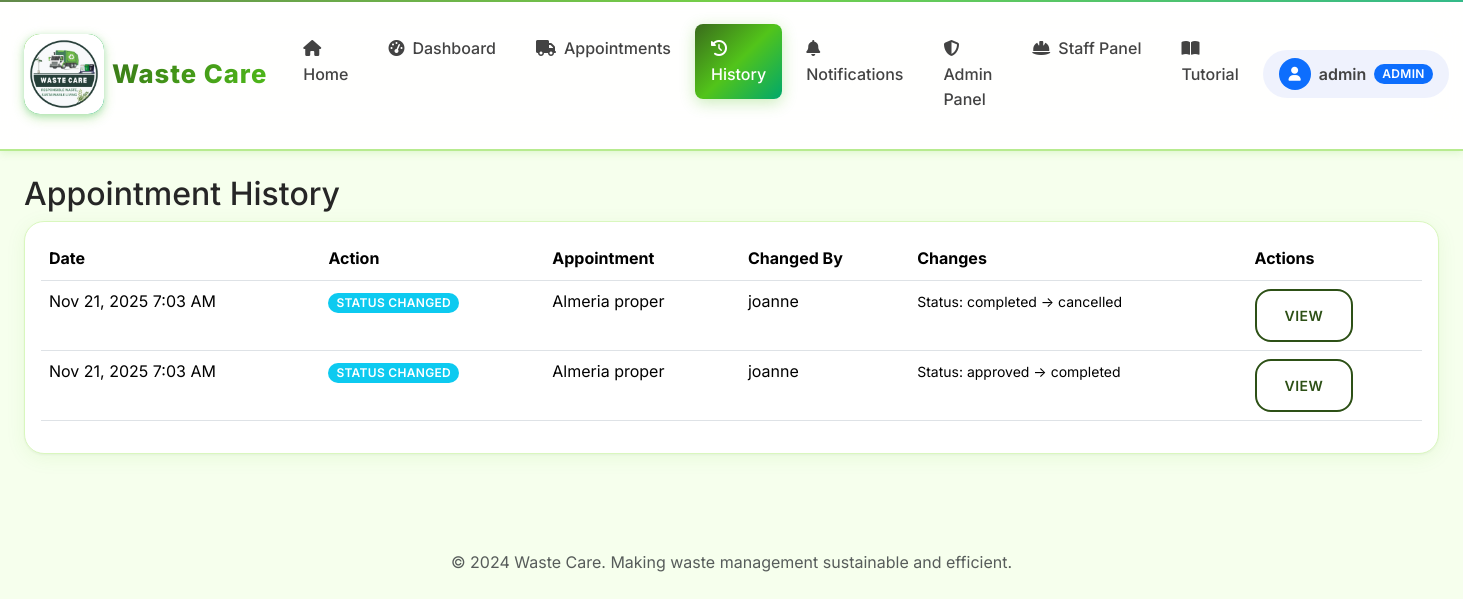
/history/ (signed in), run on an earlier commit of the app's database.
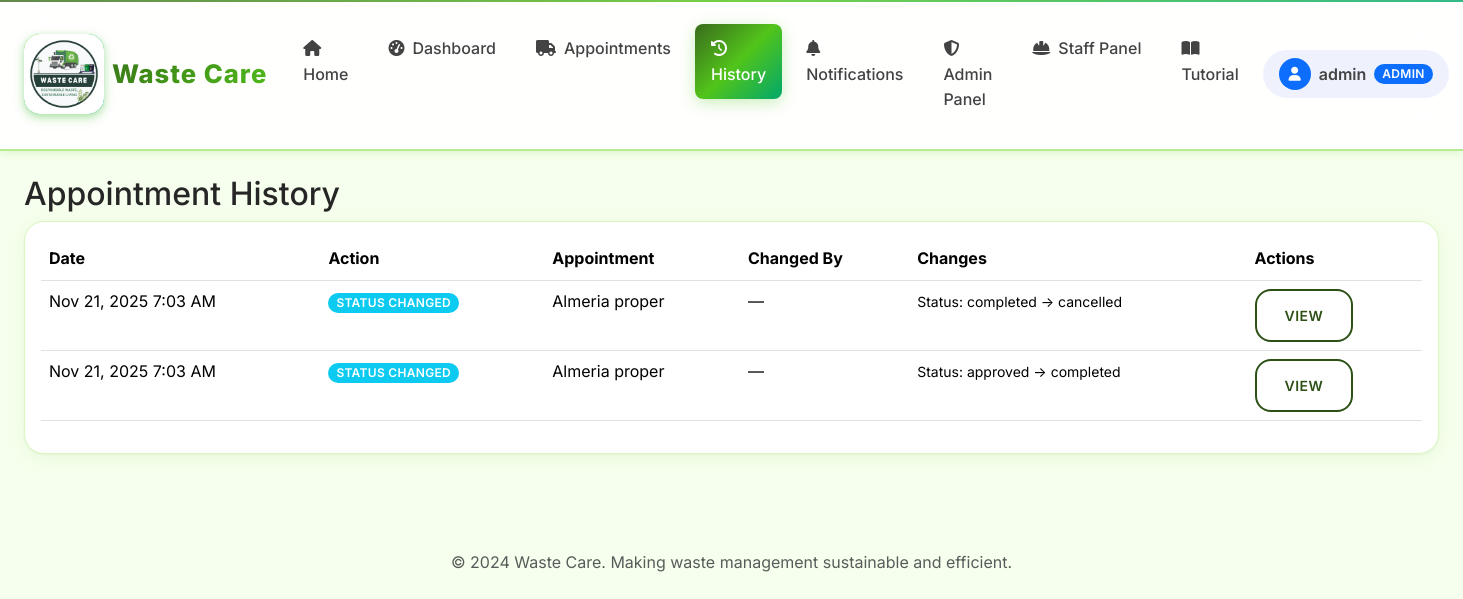
And on a later commit of the database.
### core/models.py (models this page shows, shortened)
class AppointmentHistory(models.Model):
    appointment = models.ForeignKey(Appointment, on_delete=models.CASCADE, related_name="history_logs")
    changed_by = models.ForeignKey(User, on_delete=models.SET_NULL, null=True)
    action = models.CharField(max_length=50)
    changes = models.TextField()
    timestamp = models.DateTimeField(auto_now_add=True)
    class Meta:
        ordering = ['-timestamp']

class User(AbstractUser):
    ROLE_CHOICES = [
        ("residents", "Residents"),
        ("staff", "Staff"),
        ("admin", "Admin"),
    ]
    role = models.CharField(max_length=20, choices=ROLE_CHOICES, default="residents")

class Appointment(models.Model):
    STATUS_CHOICES = [
        ("pending", "Pending"),
        ("approved", "Approved"),
        ("in_progress", "In Progress"),
        ("completed", "Completed"),
        ("cancelled", "Cancelled"),
    ]
    WASTE_TYPE_CHOICES = [
        ("general", "General Waste"),
        ("recyclable", "Recyclable"),
        ("organic", "Organic/Compost"),
        ("hazardous", "Hazardous Waste"),
        ("bulk", "Bulk Items"),
    ]
    PRIORITY_CHOICES = [
        ("low", "Low Priority"),
        ("normal", "Normal"),
        ("high", "High Priority"),
        ("urgent", "Urgent"),
    ]
    DAY_CHOICES = [
        ("monday", "Monday"),
        ("tuesday", "Tuesday"),
        ("wednesday", "Wednesday"),
        ("thursday", "Thursday"),
        ("friday", "Friday"),
        ("saturday", "Saturday"),
        ("sunday", "Sunday"),
    ]
    customer = models.ForeignKey(User, on_delete=models.CASCADE, related_name="appointments")
    pickup_day = models.CharField(max_length=10, choices=DAY_CHOICES, default="monday", help_text="Preferred day of the week for pickup")
    address = models.CharField(max_length=255)
    latitude = models.DecimalField(max_digits=9, decimal_places=6, null=True, blank=True, help_text="Latitude coordinate")
    longitude = models.DecimalField(max_digits=9, decimal_places=6, null=True, blank=True, help_text="Longitude coordinate")
    preferred_date = models.DateField()
    preferred_time = models.TimeField()
    waste_type = models.CharField(max_length=20, choices=WASTE_TYPE_CHOICES, default="general")
    estimated_weight = models.DecimalField(max_digits=6, decimal_places=2, null=True, blank=True, help_text="Weight in kg")
    priority = models.CharField(max_length=10, choices=PRIORITY_CHOICES, default="normal")
    notes = models.TextField(blank=True)
    special_instructions = models.TextField(blank=True, help_text="Special handling requirements")
    status = models.CharField(max_length=20, choices=STATUS_CHOICES, default="pending")
    created_at = models.DateTimeField(auto_now_add=True)
    updated_at = models.DateTimeField(auto_now=True)
    handled_by = models.ForeignKey(
        User, on_delete=models.SET_NULL, null=True, blank=True, related_name="handled_appointments"
    )
    scheduled_datetime = models.DateTimeField(null=True, blank=True)
    completion_datetime = models.DateTimeField(null=True, blank=True)
    actual_weight = models.DecimalField(max_digits=6, decimal_places=2, null=True, blank=True)
    class Meta:
        ordering = ['-created_at']
        indexes = [
            models.Index(fields=['status', 'preferred_date']),
            models.Index(fields=['customer', 'status']),
        ]

### core/views.py (the view)
# urls.py: path("history/", views.history_view, name="history"),
@login_required
def history_view(request):
    if is_staff_like(request.user):
        qs = AppointmentHistory.objects.select_related("appointment", "changed_by").order_by("-timestamp")
    else:
        qs = AppointmentHistory.objects.select_related("appointment", "changed_by").filter(
            appointment__customer=request.user
        ).order_by("-timestamp")
    return render(request, "core/history.html", {"history": qs})

### core/context_processors.py (called while the page is built)
def navbar_context(request):
    context = {
        'MAPTILER_API_KEY': settings.MAPTILER_API_KEY,
    }
    if request.user.is_authenticated:
        context['unread_notifications'] = Notification.objects.filter(
            user=request.user,
            is_read=False
        ).count()
    else:
        context['unread_notifications'] = 0
    return context

### core/views.py (called while the page is built)
def is_staff_like(user: User) -> bool:
    return user.is_authenticated and (user.role in {"staff", "admin"} or user.is_staff)

### core/templates/core/history.html
{% extends "base.html" %}
{% block content %}
<h2>Appointment History</h2>
<div class="card p-3">
  <table class="table">
    <thead><tr><th>Date</th><th>Action</th><th>Appointment</th><th>Changed By</th><th>Changes</th><th>Actions</th></tr></thead>
    <tbody>
      {% for h in history %}
        <tr>
          <td>{{ h.timestamp|date:"M d, Y g:i A" }}</td>
          <td><span class="badge bg-info">{{ h.action }}</span></td>
          <td>{{ h.appointment.address|truncatechars:30 }}</td>
          <td>{{ h.changed_by.username|default:'—' }}</td>
          <td><small>{{ h.changes|linebreaksbr }}</small></td>
          <td><a href="{% url 'core:pickup_detail' h.appointment.pk %}" class="btn btn-sm btn-outline-primary">View</a></td>
        </tr>
      {% empty %}
        <tr><td colspan="6">No history records yet.</td></tr>
      {% endfor %}
    </tbody>
  </table>
</div>
{% endblock %}

What changed in the data, as far as the page shows it:
changed AppointmentHistory "Status: completed → cancelled": changed_by.username "joanne" → "—"
changed AppointmentHistory "Status: approved → completed": changed_by.username "joanne" → "—"
